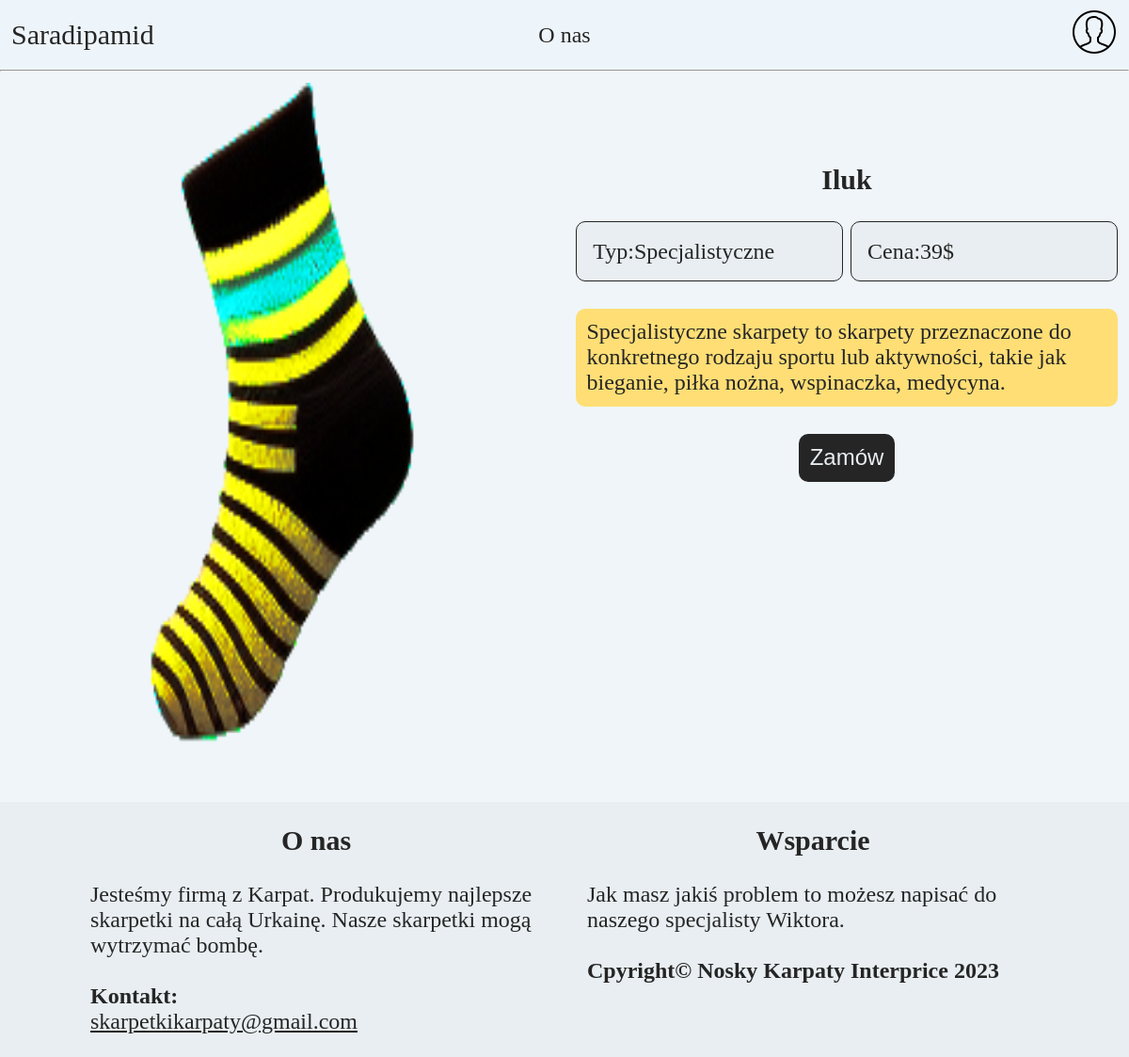
The app's page /insert.php?id=9 with its own data.
### tables this page shows
CREATE TABLE `noski` (
  `id` int(11) NOT NULL AUTO_INCREMENT,
  `nazwa` text NOT NULL,
  `typ` int(11) NOT NULL,
  `cena` int(11) NOT NULL,
  `foto` varchar(255) NOT NULL,
  PRIMARY KEY (`id`),
  KEY `tym` (`typ`),
  CONSTRAINT `noski_ibfk_1` FOREIGN KEY (`typ`) REFERENCES `typy` (`id`)
);

CREATE TABLE `typy` (
  `id` int(11) NOT NULL AUTO_INCREMENT,
  `typ` enum('Wełniane','Bawełniane','Syntetyczne','Specjalistyczne') NOT NULL,
  `opis` varchar(20000) NOT NULL,
  PRIMARY KEY (`id`),
  UNIQUE KEY `inf2` (`opis`) USING HASH
);

### insert.php (the view, shortened to what this page needs)
<?php
		require_once"connect.php";
		$ide = $_GET['id'];
		$poc = "SELECT * FROM noski, typy WHERE noski.id=$ide and noski.typ = typy.typ;";
		$opo = mysqli_query($conn, $poc);
		$row = mysqli_fetch_assoc($opo);
?>
<!DOCTYPE html>
<html lang="pl-PL">
<head>
	<link rel="stylesheet" href="styl_inse.css">
</head>
<body>
	<header>
		<div class="menu menu1">
			<p><a style="font-size: 30px; text-decoration: none;" href="index.php">Saradipamid</a></p>
		</div>
		<div class="menu menu2">
			<a href="#stop">O nas</a>
		</div>
		<div class="menu menu3">
			<div class="log">
				<?php
				if (@$_SESSION['user']) {
					echo "
					<a href='profile.php' style='text-decoration: none;'>Witaj ".@$_SESSION['user']['imie']."</a>
					";
				}else {
					echo "
						<a href='login.php'>
							<img src='img/BBD/profile.png' alt=''>
						</a>
				";
				}
				?>
			</div>
		</div>
	</header>
	<hr>
	<?php
	echo "
	<article>
	 	<div class='type1'>
	 		<img src='".$row['foto']."' alt=''>
	 	</div>
	 	<div class='type2'>
	 		<div class='oczko'>
	 		<h1 style='text-align: center;'>".$row['nazwa']."</h1><br>
		 		<div class='typ'>Typ:".$row['typ']."</div>
		 		<div class='cena'>Cena:".$row['cena']."$</div>
		 		<div class='opis'>
		 			<p>
		 				".$row['opis']."
		 			</p>
		 		</div>
		 		<br>
		 		<br>
		 		<br>
		 		<br>
		 		<p><input onclick='on()' type='submit' value='Zamów' style='cursor: pointer;'></p>
			</div>
	 	</div>
	 </article>	";
	 ?>
	<br>
	<footer id="stop">
		<div class="fot1">
			<h1>O nas</h1>
			<br>
			<p>Jesteśmy firmą z Karpat. Produkujemy najlepsze skarpetki na całą Urkainę. Nasze skarpetki mogą wytrzymać bombę.</p>
			<br>
			<h2>Kontakt:</h2><a href="#">skarpetkikarpaty@gmail.com</a>
		</div>
		<div class="fot2">
			<h1>Wsparcie</h1>
			<br>
			<p>Jak masz jakiś problem to możesz napisać do naszego specjalisty Wiktora.</p>
			<br>
			<h2>Cpyright&copy Nosky Karpaty Interprice 2023</h2>
		</div>
	</footer>
</body>
</html>

### styl_inse.css (style rules this page uses)
* { margin: 0; padding: 0; font-size: 24px; color: #252525; }
body { background-color: #EFF5F9; }
h1 { font-size: 30px; }
header { width: 100%; height: 50px; }
header>.menu { display: flex; float: left; padding: 1%; background-color: #EEF5FA; }
header>.menu1, .menu3 { width: 18%; height: 100%; background-color: #EEF5FA; }
header>.menu1>p { font-size: 30px; margin-top: auto; margin-bottom: auto; }
header>.menu2 { width: 58%; height: 100%; justify-content: space-around; }
header>.menu2>a { margin-top: auto; margin-bottom: auto; text-decoration: none; }
header>.menu3 { justify-content: right; align-items: center; }
header>.menu3>.log { float: right; }
article { width: 100%; }
article>div { float: left; width: 48%; padding: 1%; display: flex; min-height: 752px; }
article>div>img { width: 50%; margin-left: auto; margin-right: auto; }
article>div>.oczko { width: 100%; margin-top: 15%; }
article>div>.oczko>.typ, .cena { width: 43%; padding: 3%; float: left; background-color: #E8EEF1; border: .2px #252525 solid; border-radius: 10px; }
article>div>.oczko>.cena { float: right; }
article>div>.oczko>p { text-align: center; }
article>.type2>.oczko>.opis { float: left; margin-top: 5%; background-color: #FEDE75; padding: 2%; border-radius: 10px; }
article>div>.oczko>p>input { border: none; padding: 2%; border-radius: 10px; margin-top: 5%; color: #E8EEF1; background-color: #252525; }
footer { width: 100%; position: relative; right: 0; bottom: 0; left: 0; background-color: #E8EEF1; display: flex; justify-content: center; }
footer>div { width: 40%; padding: 2%; }
footer>div>h1 { text-align: center; }

### records on screen
noski: foto (picture), nazwa "Iluk", typ.typ "Specjalistyczne", cena "39", typ.opis "Specjalistyczne skarpety to skarpety przeznaczone do konkretnego rodzaju sportu lub aktywności, takie jak bieganie, piłka nożna, wspinaczka, medycyna."
